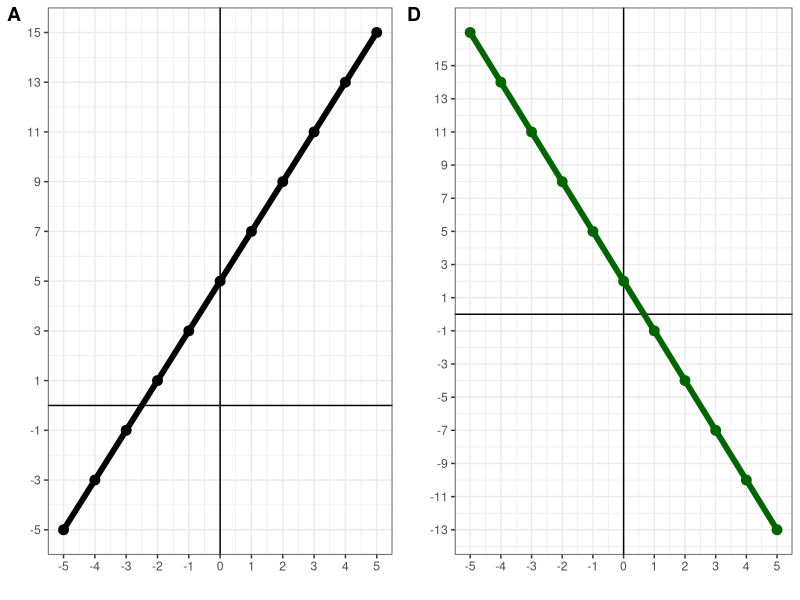
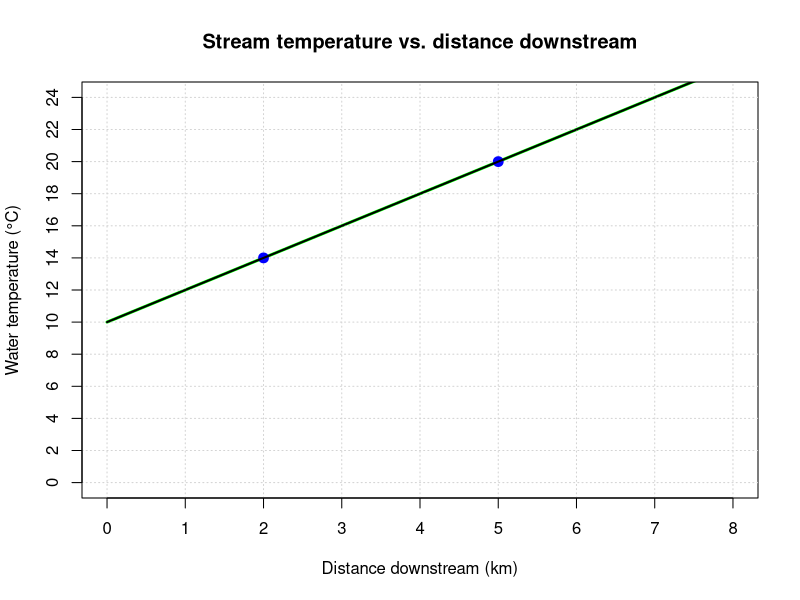

The R script that drew these images, in order:
## ---- chunk 1
knitr::opts_chunk$set(echo = TRUE,message=FALSE,warning=FALSE)

library(tidyverse)
## ---- chunk 2
#| code-fold: true
#| code-summary: "Show the code"
#|
x=seq(-5,5)

y=2*x+5

u=-3*x+2

p1<-ggplot()+
  geom_hline(yintercept=0)+
  geom_vline(xintercept = 0)+
  geom_point(aes(x=x,y=y),size=3,color="black")+
  geom_line(aes(x=x,y=y),size=2,color="black")+
  theme_bw()+
  theme(axis.line = element_blank())+
  scale_y_continuous(breaks=seq(-5,15,2))+
  scale_x_continuous(breaks=seq(-5,5,by=1))+
  labs(x="",y="")

p4<-ggplot()+
  geom_hline(yintercept=0)+
  geom_vline(xintercept = 0)+
  geom_point(aes(x=x,y=u),size=3,color="darkgreen")+
  geom_line(aes(x=x,y=u),size=2,color="darkgreen")+
  theme_bw()+
  theme(axis.line = element_blank())+
  scale_y_continuous(breaks=seq(-15,15,2))+
  scale_x_continuous(breaks=seq(-5,5,by=1))+
  labs(x="",y="")

cowplot::plot_grid(p1,p4,labels=c("A","D"))

## ---- chunk 3
#| echo: false
#| fig-align: center
#| out-width: "70%"
x <- seq(0, 8, length.out = 100)
T <- 2*x + 10

plot(x, T, type = "l", lwd = 3, col = "green",
     xlim = c(0, 8), ylim = c(0, 24),
     xlab = "Distance downstream (km)", ylab = "Water temperature (°C)",
     main = "Stream temperature vs. distance downstream",
     xaxt = "n", yaxt = "n")
abline(h = seq(0, 24, by = 2), col = "lightgray", lty = "dotted")
abline(v = seq(0, 8, by = 1), col = "lightgray", lty = "dotted")
axis(1, at = seq(0, 8, by = 1))
axis(2, at = seq(0, 24, by = 2))
points(c(2,5), c(14,20), pch = 19, cex = 1.3, col = "blue")
lines(x, T, lwd = 2)
